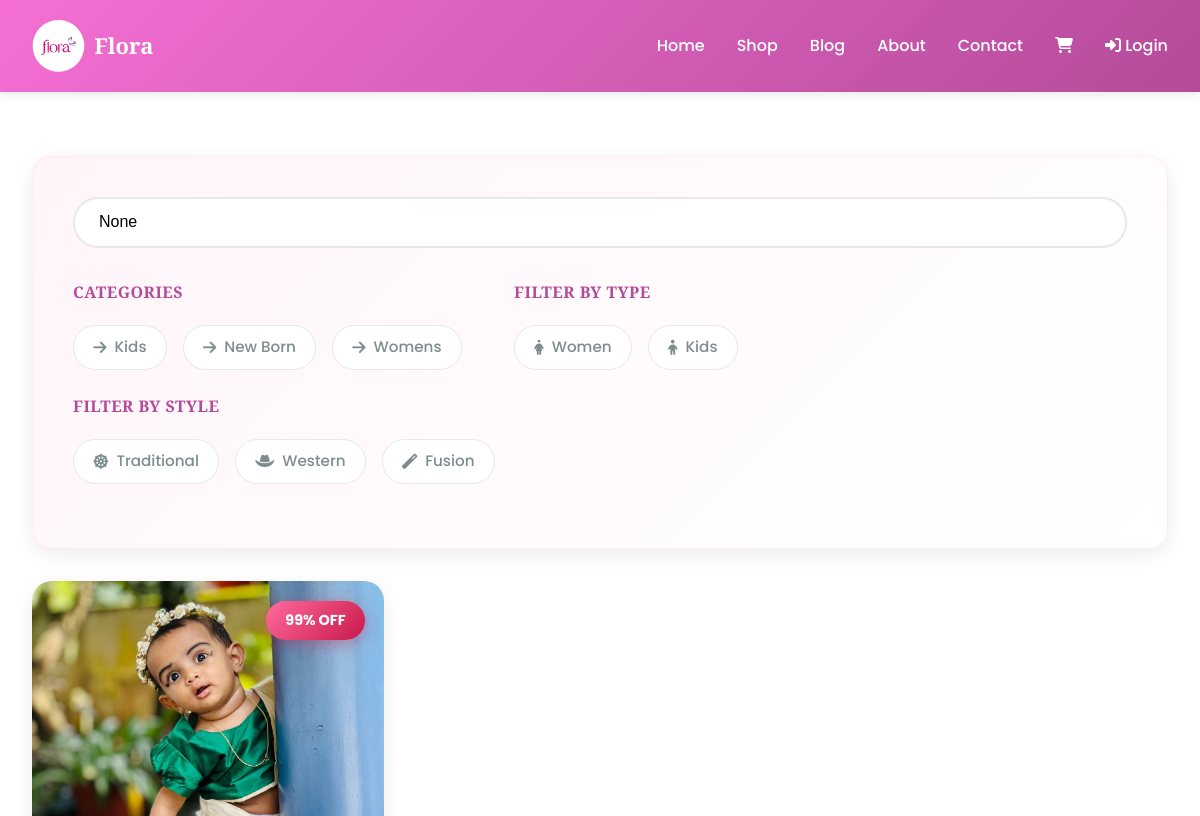
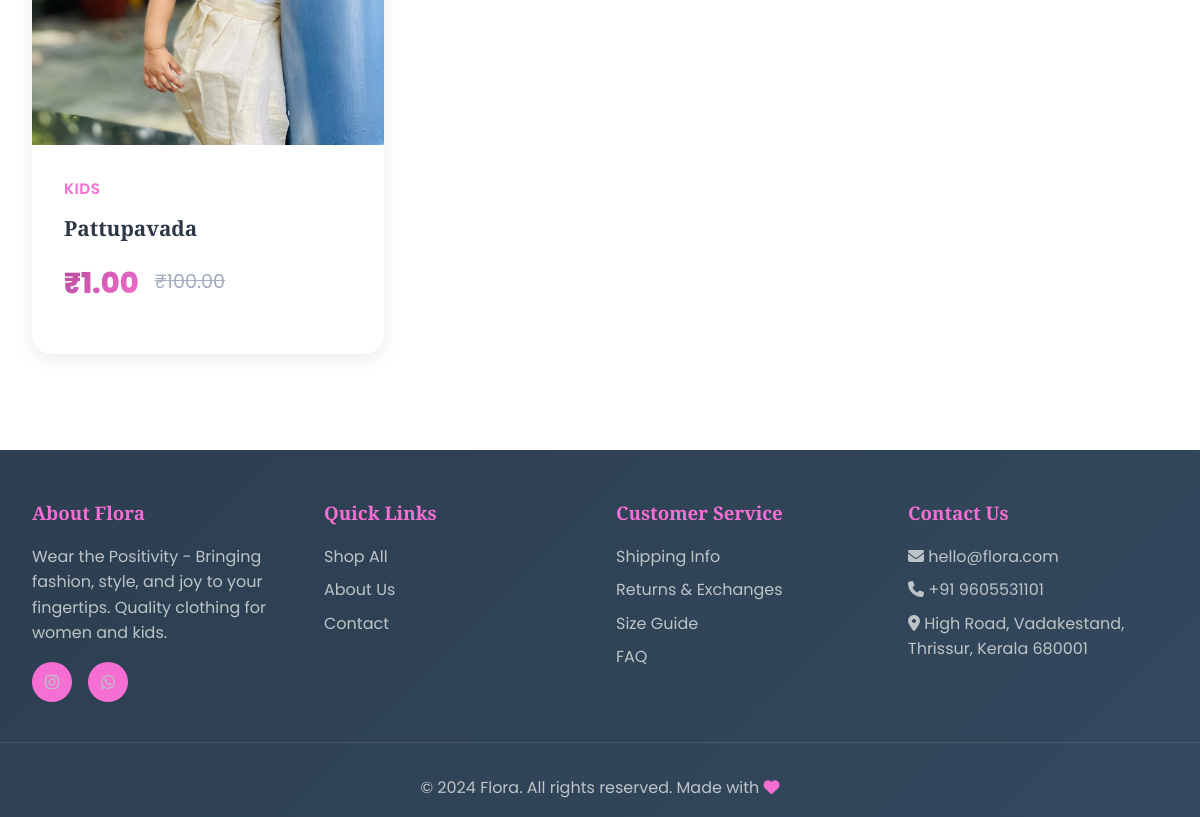
Page /shop/ on the earlier database version (2 pictures, top to bottom).
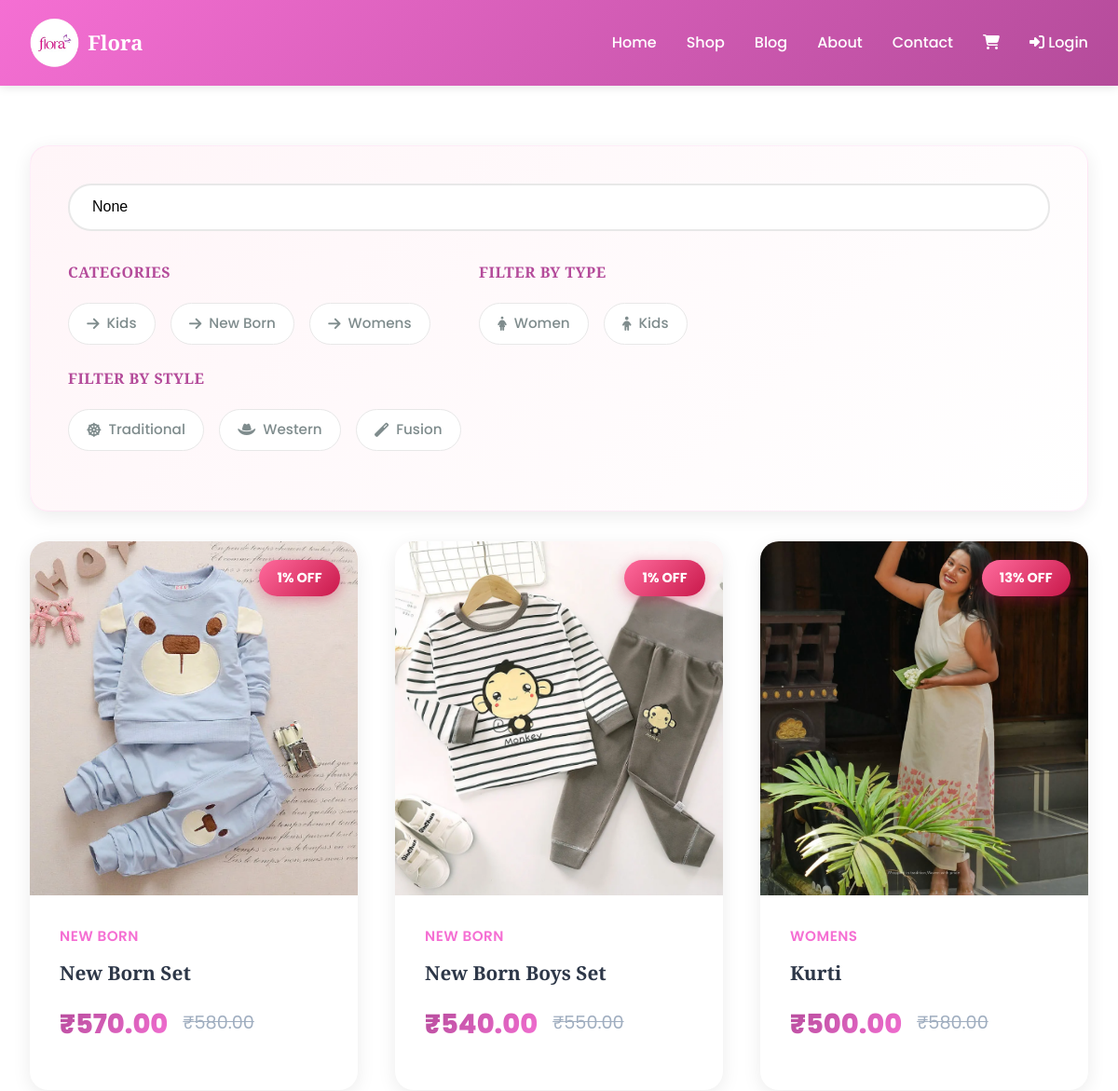
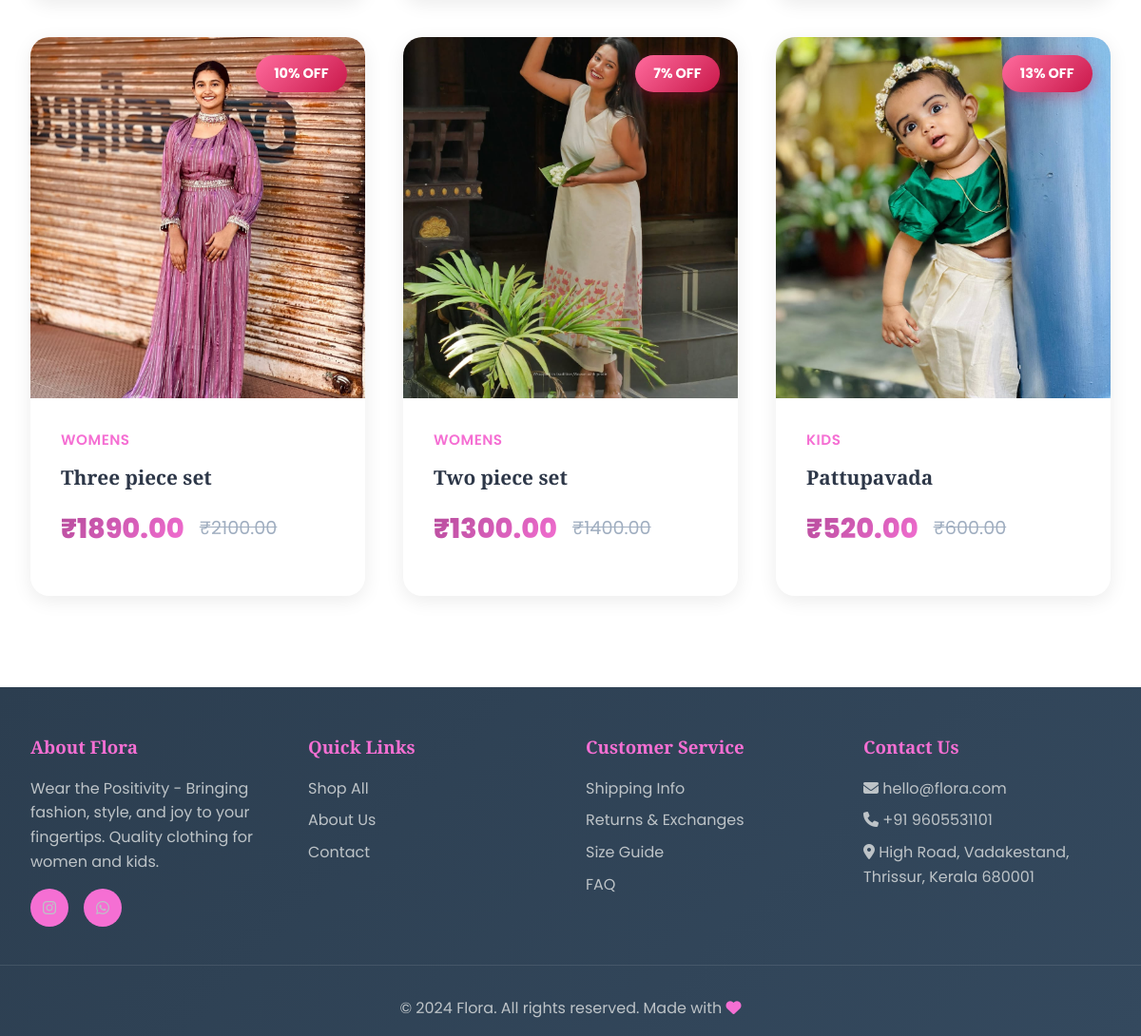
Same page on the later database version (2 pictures, top to bottom).
### shop/models.py (models this page shows, shortened)
class Category(models.Model):
    name = models.CharField(max_length=200, db_index=True)
    slug = models.SlugField(max_length=200, unique=True)
    description = models.TextField(blank=True, null=True)
    image = models.ImageField(upload_to='categories/', blank=True,null=True)
    created_at = models.DateTimeField(auto_now_add=True)
    updated_at = models.DateTimeField(auto_now=True)
    class Meta:
        ordering = ['name']
        verbose_name = 'category'
        verbose_name_plural = 'categories'
    def get_absolute_url(self):
        return reverse('shop:product_list_by_category', args=[self.slug])

class Product(models.Model):
    PRODUCT_TYPE_CHOICES = [
        ('women', 'Women'),
        ('kids', 'Kids'),
    ]
    STYLE_CHOICES = [
        ('traditional', 'Traditional'),
        ('western', 'Western'),
        ('fusion', 'Fusion'),
    ]
    category = models.ForeignKey(Category, related_name='products', on_delete=models.CASCADE)
    name = models.CharField(max_length=200, db_index=True)
    slug = models.SlugField(max_length=200, db_index=True)
    product_type = models.CharField(max_length=20, choices=PRODUCT_TYPE_CHOICES, default='women')
    style = models.CharField(max_length=20, choices=STYLE_CHOICES, default='traditional')
    description = models.TextField()
    price = models.DecimalField(max_digits=10, decimal_places=2)
    discount_price = models.DecimalField(max_digits=10, decimal_places=2, blank=True, null=True)
    available = models.BooleanField(default=True)
    stock = models.PositiveIntegerField(default=0)
    created_at = models.DateTimeField(auto_now_add=True)
    updated_at = models.DateTimeField(auto_now=True)
    featured = models.BooleanField(default=False)
    material = models.CharField(max_length=100, blank=True)
    care_instructions = models.TextField(blank=True)
    class Meta:
        ordering = ['-created_at']
        indexes = [Index(fields=['id', 'slug'])]
    def get_absolute_url(self):
        return reverse('shop:product_detail', args=[self.id, self.slug])
    def get_display_price(self):
        return self.discount_price if self.discount_price else self.price
    def get_discount_percentage(self):
        if self.discount_price and self.price > self.discount_price:
            return int(((self.price - self.discount_price) / self.price) * 100)
        return 0

class ProductImage(models.Model):
    product = models.ForeignKey(Product, related_name='images', on_delete=models.CASCADE)
    image = models.ImageField(upload_to='products/')
    is_primary = models.BooleanField(default=False)
    alt_text = models.CharField(max_length=200, blank=True)
    created_at = models.DateTimeField(auto_now_add=True)
    class Meta:
        ordering = ['-is_primary', 'created_at']

### shop/views.py (the view)
# urls.py: path('shop/', views.product_list, name='product_list'),
def product_list(request, category_slug=None):
    category = None
    categories = Category.objects.all()
    products = Product.objects.filter(available=True)
    if category_slug:
        category = get_object_or_404(Category, slug=category_slug)
        products = products.filter(category=category)
    product_type = request.GET.get('type')
    if product_type in ['women', 'kids']:
        products = products.filter(product_type=product_type)
    style = request.GET.get('style')
    if style in ['traditional', 'western', 'fusion']:
        products = products.filter(style=style)
    search_query = request.GET.get('search')
    if search_query:
        products = products.filter(name__icontains=search_query)
    paginator = Paginator(products, 12)
    page_number = request.GET.get('page')
    page_obj = paginator.get_page(page_number)
    context = {
        'category': category,
        'categories': categories,
        'page_obj': page_obj,
        'products': page_obj,
        'search_query': search_query,
    }
    return render(request, 'shop/product/list.html', context)

### cart/cart.py (called while the page is built)
    def __len__(self):
        return sum(item['quantity'] for item in self.cart.values())

### cart/context_processors.py (called while the page is built)
def cart(request):
    return {'cart': Cart(request)}

### templates/shop/product/list.html (shortened to what this page needs)
{% extends "base.html" %}
{% block content %}
<div class="container">
    <div class="shop-container">
        <aside class="sidebar">
            <div class="search-box">
                <form method="get">
                    <input type="text" name="search" placeholder="Search products..." value="{{ search_query }}">
                </form>
            </div>
            <div>
                <h3>Categories</h3>
                <ul>
                    {% for cat in categories %}
                    <li>
                        <a href="{{ cat.get_absolute_url }}" {% if category == cat %}class="active"{% endif %}>
                            <i class="fas fa-arrow-right"></i>
                            {{ cat.name }}
                        </a>
                    </li>
                    {% endfor %}
                </ul>
            </div>
            <div>
                <h3>Filter by Type</h3>
                <ul>
                    <li><a href="?type=women"><i class="fas fa-female"></i> Women</a></li>
                    <li><a href="?type=kids"><i class="fas fa-child"></i> Kids</a></li>
                </ul>
            </div>
            <div>
                <h3>Filter by Style</h3>
                <ul>
                    <li><a href="?style=traditional"><i class="fas fa-dharmachakra"></i> Traditional</a></li>
                    <li><a href="?style=western"><i class="fas fa-hat-cowboy"></i> Western</a></li>
                    <li><a href="?style=fusion"><i class="fas fa-magic"></i> Fusion</a></li>
                </ul>
            </div>
        </aside>
        <div>
            {% if products %}
            <div class="products-grid">
                {% for product in products %}
                <a href="{{ product.get_absolute_url }}" class="product-card" style="text-decoration: none; color: inherit;">
                    <div class="product-image">
                        {% if product.images.all %}
                            <img src="{{ product.images.first.image.url }}" alt="{{ product.name }}" style="width: 100%; height: 100%; object-fit: cover;">
                        {% else %}
                            <i class="fas fa-tshirt"></i>
                        {% endif %}
                        {% if product.get_discount_percentage %}
                        <span class="product-badge">{{ product.get_discount_percentage }}% OFF</span>
                        {% endif %}
                    </div>
                    <div class="product-info">
                        <div class="product-category">{{ product.category.name }}</div>
                        <h3>{{ product.name }}</h3>
                        <div class="product-price">
                            <span class="price-current">₹{{ product.get_display_price }}</span>
                            {% if product.discount_price %}
                            <span class="price-old">₹{{ product.price }}</span>
                            {% endif %}
                        </div>
                    </div>
                </a>
                {% endfor %}
            </div>
            {% else %}
            <div style="text-align: center; padding: 4rem;">
                <i class="fas fa-shopping-bag" style="font-size: 5rem; color: var(--text-light); margin-bottom: 1rem;"></i>
                <h2>No products found</h2>
                <p style="color: var(--text-light);">Try adjusting your filters or search terms.</p>
            </div>
            {% endif %}
        </div>
    </div>
</div>
{% endblock %}

### templates/base.html (shortened to what this page needs)
{% load static %}
<!DOCTYPE html>
<html lang="en">
<head>
    <link rel="stylesheet" href="https://cdnjs.cloudflare.com/ajax/libs/font-awesome/6.4.0/css/all.min.css">
</head>
<body>
    {% load static %}
<nav class="navbar">
    <div class="nav-container">
        <a href="{% url 'shop:home' %}" class="logo">
            <img src="{% static 'images/image-removebg-preview.png' %}" alt="Flora Logo" class="logo-img">
            <span>Flora</span>
        </a>
        <ul class="nav-links">
            <li><a href="{% url 'shop:home' %}">Home</a></li>
            <li><a href="{% url 'shop:product_list' %}">Shop</a></li>
            <li><a href="{% url 'shop:blog_list' %}">Blog</a></li>
            <li><a href="{% url 'shop:about' %}">About</a></li>
            <li><a href="{% url 'shop:contact' %}">Contact</a></li>
            <li>
                <a href="{% url 'cart:cart_detail' %}" class="cart-icon">
                    <i class="fas fa-shopping-cart"></i>
                </a>
            </li>
            {% if user.is_authenticated %}
            <li><a href="{% url 'shop:profile' %}"><i class="fas fa-user"></i> Profile</a></li>
                <li><a href="{% url 'shop:logout' %}"><i class="fas fa-sign-out-alt"></i> Logout</a></li>
            {% else %}
                <li><a href="{% url 'shop:login' %}"><i class="fas fa-sign-in-alt"></i> Login</a></li>
            {% endif %}
        </ul>
    </div>
</nav>
    {% block content %}{% endblock %}
    <footer class="footer">
        <div class="footer-content">
            <div class="footer-section">
                <h3>About Flora</h3>
                <p>Wear the Positivity - Bringing fashion, style, and joy to your fingertips. Quality clothing for women and kids.</p>
                <div class="social-links">
                    <a href="https://www.instagram.com/flora_tcr?igsh=aGtmMnF3d2FxZmZr" target="_blank"><i class="fab fa-instagram"></i></a>
                    <a href="https://www.whatsapp.com/flora_tcr" target="_blank"><i class="fab fa-whatsapp"></i></a>
                </div>
            </div>
            <div class="footer-section">
                <h3>Quick Links</h3>
                <a href="{% url 'shop:product_list' %}">Shop All</a>
                <a href="{% url 'shop:about' %}">About Us</a>
                <a href="{% url 'shop:contact' %}">Contact</a>
            </div>
            <div class="footer-section">
                <h3>Customer Service</h3>
                <a href="{% url 'shop:contact' %}">Shipping Info</a>
                <a href="{% url 'shop:contact' %}">Returns & Exchanges</a>
                <a href="{% url 'shop:contact' %}">Size Guide</a>
                <a href="{% url 'shop:contact' %}">FAQ</a>
            </div>
            <div class="footer-section">
                <h3>Contact Us</h3>
                <p><i class="fas fa-envelope"></i> hello@flora.com</p>
                <p><i class="fas fa-phone"></i> +91 9605531101</p>
                <p><i class="fas fa-map-marker-alt"></i> High Road, Vadakestand, Thrissur, Kerala 680001</p>
            </div>
        </div>
        <div class="footer-bottom">
            <p>&copy; 2024 Flora. All rights reserved. Made with <i class="fas fa-heart" style="color: var(--primary-color);"></i></p>
        </div>
    </footer>
</body>
</html>

### templates/base.html (style rules this page uses)
* { margin: 0; padding: 0; box-sizing: border-box; }
:root { --primary-color: #f56fd3; --secondary-color: #b44b9a; --accent-color: #FFA07A; --purple-accent: #9B59B6; --text-dark: #2C3E50; --text-light: #7F8C8D; --bg-light: #FFF5F8; --white: #FFFFFF; --success: #27AE60; --warning: #F39C12; }
body { font-family: 'Poppins', sans-serif; line-height: 1.6; color: var(--text-dark); background-color: var(--white); }
h1, h2, h3, h4, h5, h6 { font-family: 'Playfair Display', serif; font-weight: 600; }
.navbar { background: linear-gradient(135deg, var(--primary-color) 0%, var(--secondary-color) 100%); padding: 1rem 0; box-shadow: 0 2px 10px rgba(0,0,0,0.1); position: sticky; top: 0; z-index: 1000; }
.nav-container { max-width: 1200px; margin: 0 auto; padding: 0 2rem; display: flex; justify-content: space-between; align-items: center; }
.logo { font-family: 'Playfair Display', serif; font-size: 2rem; font-weight: 700; color: var(--white); text-decoration: none; display: flex; align-items: center; gap: 0.5rem; }
.nav-links { display: flex; list-style: none; gap: 2rem; align-items: center; }
.nav-links a { color: var(--white); text-decoration: none; font-weight: 500; transition: all 0.3s ease; position: relative; }
.nav-links a::after { content: ''; position: absolute; bottom: -5px; left: 0; width: 0; height: 2px; background: var(--white); transition: width 0.3s ease; }
.cart-icon { position: relative; }
.container { max-width: 1200px; margin: 0 auto; padding: 2rem; }
.footer { background: linear-gradient(135deg, var(--text-dark) 0%, #34495E 100%); color: var(--white); padding: 3rem 0 1rem; margin-top: 4rem; }
.footer-content { max-width: 1200px; margin: 0 auto; padding: 0 2rem; display: grid; grid-template-columns: repeat(auto-fit, minmax(250px, 1fr)); gap: 2rem; }
.footer-section h3 { margin-bottom: 1rem; color: var(--primary-color); }
.footer-section p, .footer-section a { color: #BDC3C7; text-decoration: none; display: block; margin-bottom: 0.5rem; transition: color 0.3s ease; }
.social-links { display: flex; gap: 1rem; margin-top: 1rem; }
.social-links a { width: 40px; height: 40px; background: var(--primary-color); border-radius: 50%; display: flex; align-items: center; justify-content: center; transition: all 0.3s ease; }
.footer-bottom { text-align: center; padding-top: 2rem; margin-top: 2rem; border-top: 1px solid rgba(255,255,255,0.1); color: #BDC3C7; }
.logo { display: flex; align-items: center; gap: 8px; text-decoration: none; }
.logo-img { height: 60px; width: auto; }
.logo span { font-size: 22px; font-weight: bold; }

Differences in the rows shown:
added Product: images.first.image (picture), get_discount_percentage "1", category.name "NEW BORN", name "New Born Set", get_display_price "570.00", price "580.00"
added Product: images.first.image (picture), get_discount_percentage "1", category.name "NEW BORN", name "New Born Boys Set", get_display_price "540.00", price "550.00"
added Product: images.first.image (picture), get_discount_percentage "13", category.name "WOMENS", name "Kurti", get_display_price "500.00", price "580.00"
added Product: images.first.image (picture), get_discount_percentage "10", category.name "WOMENS", name "Three piece set", get_display_price "1890.00", price "2100.00"
added Product: images.first.image (picture), get_discount_percentage "7", category.name "WOMENS", name "Two piece set", get_display_price "1300.00", price "1400.00"
changed Product "Pattupavada": get_discount_percentage "99" → "13"; get_display_price "1.00" → "520.00"; price "100.00" → "600.00"
